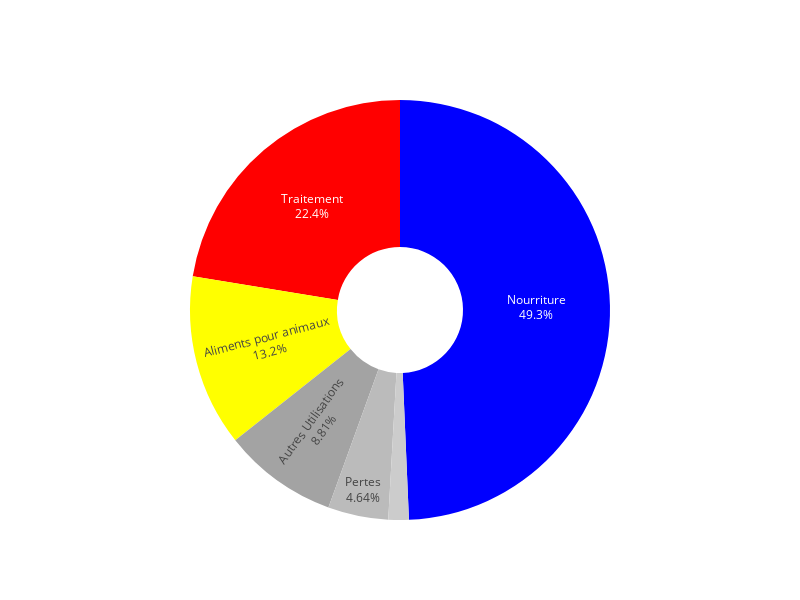

Notebook source saved alongside this figure:
### Code cell
df_sum = []
columns = [
    "Aliments pour animaux",
    "Pertes",
    "Nourriture",
    "Semences",
    "Traitement",
    "Autres Utilisations",
]

# Calculate the sum for each column and store it in the list
for col in columns:
    dispo_alimentaire[col].fillna(0, inplace=True)
    dispo_alimentaire_sum = dispo_alimentaire[col].sum()
    df_sum.append(dispo_alimentaire_sum)

# Create the pie chart
fig = px.pie(
    values=df_sum,
    names=columns,
    title="Breakdown of food availability in 2017",
    hole=0.3,
    color_discrete_sequence=["blue", "red", "yellow", "rgb(163,163,163)", "rgb(187,187,187)", "rgb(204,204,204)"],
)
fig.update_traces(textinfo="percent+label")
fig.update_layout(
    width=800,
    height=600,
    annotations=[
        dict(
            text=f"Total Dispo Ali:<br> {dispo_alimentaire_total/1_000_000_000:,.0f} Billion",
            showarrow=False,
        )
    ],
    showlegend=False,
    paper_bgcolor="rgba(0,0,0,0)",  # make the paper background transparent
    plot_bgcolor="rgba(0,0,0,0)",  # make the plot background transparent
    font=dict(color="white", size=12),
)

fig.show()
fig.write_image("src/main/extracted_data/4.svg")

### Figure 1 — Plotly figure (JSON) as saved in the notebook; plotly's stock layout.template omitted (floating-point values rounded to 4 significant figures)
{"data": [{"domain": {"x": [0, 1], "y": [0, 1]}, "hole": 0.3, "hovertemplate": "label=%{label}<br>value=%{value}<extra></extra>", "labels": ["Aliments pour animaux", "Pertes", "Nourriture", "Semences", "Traitement", "Autres Utilisations"], "legendgroup": "", "name": "", "showlegend": true, "textinfo": "percent+label", "type": "pie", "values": [1288002000000, 452283000000, 4805525000000, 153317000000, 2185641000000, 858771000000]}], "layout": {"annotations": [{"showarrow": false, "text": "Total Dispo Ali:<br> 9,734 Billion"}], "font": {"color": "white", "size": 12}, "height": 600, "legend": {"tracegroupgap": 0}, "paper_bgcolor": "rgba(0,0,0,0)", "piecolorway": ["blue", "red", "yellow", "rgb(163,163,163)", "rgb(187,187,187)", "rgb(204,204,204)"], "plot_bgcolor": "rgba(0,0,0,0)", "showlegend": false, "title": {"text": "Breakdown of food availability in 2017"}, "width": 800}}
